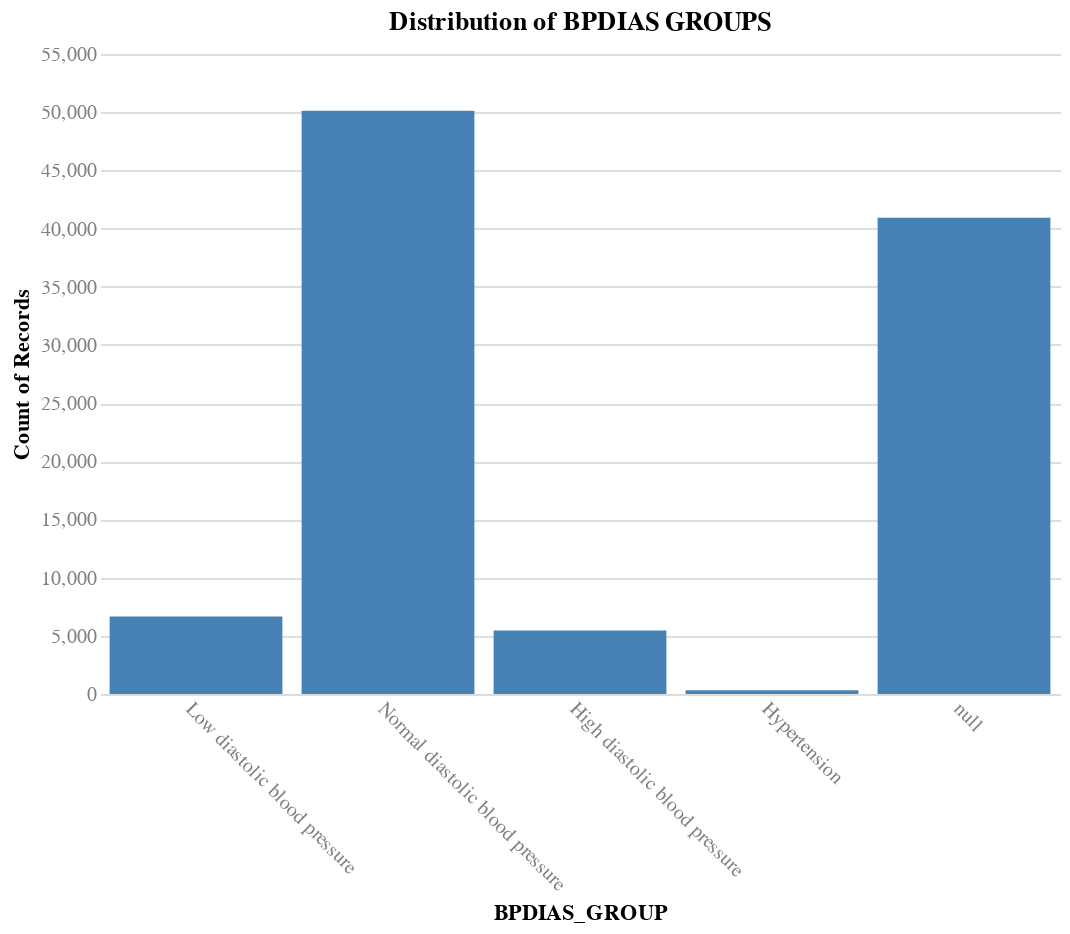

Source (notebook cell):
### Code cell
# Bin the BPDIAS as diastolic blood pressure status
# <60 = Low diastolic blood pressure
# 60-90 = Normal diastolic blood pressure
# 90-110 = High diastolic blood pressure
# >=110 = Hypertension

bpdias_groups = [
    'Low diastolic blood pressure', 'Normal diastolic blood pressure', 'High diastolic blood pressure', 'Hypertension'
]

def bin_bpdias(bpdias):
    if pd.isna(bpdias): return None
    elif bpdias < 60: return 'Low diastolic blood pressure'
    elif bpdias < 90: return 'Normal diastolic blood pressure'
    elif bpdias < 110: return 'High diastolic blood pressure'
    else: return 'Hypertension'

X_train['BPDIAS_GROUP'] = X_train['BPDIAS'].apply(bin_bpdias)

# Check the distribution of BPDIAS groups
chart(
    df=X_train,
    x=alt.X('BPDIAS_GROUP:O', sort=bpdias_groups),
    y='count()',
    title='Distribution of BPDIAS GROUPS',
).mark_bar().configure_axisX(labelAngle=45)

### Figure 1 — Vega specification as saved in the notebook (floating-point values rounded to 4 significant figures)
{"$schema": "https://vega.github.io/schema/vega/v5.json", "data": [{"name": "source_0"}, {"name": "data_0", "values": [{"BPDIAS_GROUP": "High diastolic blood pressure", "__count": 5453}, {"BPDIAS_GROUP": "Normal diastolic blood pressure", "__count": 50124}, {"BPDIAS_GROUP": null, "__count": 40923}, {"BPDIAS_GROUP": "Low diastolic blood pressure", "__count": 6666}, {"BPDIAS_GROUP": "Hypertension", "__count": 320}]}, {"name": "source_0_x_domain_BPDIAS_GROUP", "values": [{"BPDIAS_GROUP": "High diastolic blood pressure", "sort_field": 2.0}, {"BPDIAS_GROUP": "Normal diastolic blood pressure", "sort_field": 1.0}, {"BPDIAS_GROUP": null, "sort_field": 4.0}, {"BPDIAS_GROUP": "Low diastolic blood pressure", "sort_field": 0.0}, {"BPDIAS_GROUP": "Hypertension", "sort_field": 3.0}]}, {"name": "data_0_y_domain___count", "values": [{"min": 320, "max": 50124}]}], "marks": [{"type": "rect", "name": "marks", "from": {"data": "data_0"}, "encode": {"update": {"width": {"signal": "max(0.25, bandwidth('x'))"}, "y": {"field": "__count", "scale": "y"}, "y2": {"value": 0, "scale": "y"}, "fill": {"value": "steelblue"}, "x": {"field": "BPDIAS_GROUP", "scale": "x"}}}, "style": ["bar"]}], "scales": [{"name": "x", "type": "band", "domain": {"data": "source_0_x_domain_BPDIAS_GROUP", "field": "BPDIAS_GROUP", "sort": {"op": "max", "field": "sort_field"}}, "range": [0, {"signal": "width"}], "paddingInner": 0.1, "paddingOuter": 0.05}, {"name": "y", "type": "linear", "domain": [{"signal": "(data(\"data_0_y_domain___count\")[0] || {}).min"}, {"signal": "(data(\"data_0_y_domain___count\")[0] || {}).max"}], "range": [{"signal": "height"}, 0], "nice": true, "zero": true}], "axes": [{"scale": "y", "grid": true, "zindex": 0, "domain": false, "tickCount": {"signal": "ceil(height/40)"}, "aria": false, "gridScale": "x", "orient": "left", "minExtent": 0, "ticks": false, "labels": false, "maxExtent": 0}, {"scale": "x", "labelBaseline": "top", "grid": false, "title": "BPDIAS_GROUP", "labelAlign": "left", "zindex": 0, "orient": "bottom"}, {"scale": "y", "zindex": 0, "title": "Count of Records", "grid": false, "labelAlign": "right", "orient": "left", "labelOverlap": true, "tickCount": {"signal": "ceil(height/40)"}}], "title": {"text": "Distribution of BPDIAS GROUPS", "frame": "group"}, "height": 320, "config": {"axis": {"domain": false, "labelAngle": 0, "labelColor": "gray", "labelFontSize": 10, "ticks": false}, "axisX": {"labelAngle": 45}, "style": {"guide-label": {"font": "Helvetica Neue"}, "guide-title": {"font": "Helvetica Neue"}, "group-title": {"font": "Helvetica Neue"}, "group-subtitle": {"font": "Helvetica Neue"}, "cell": {"stroke": null}, "text": {"font": "Helvetica Neue"}}}, "background": "white", "padding": 5, "width": 480, "style": "cell"}
